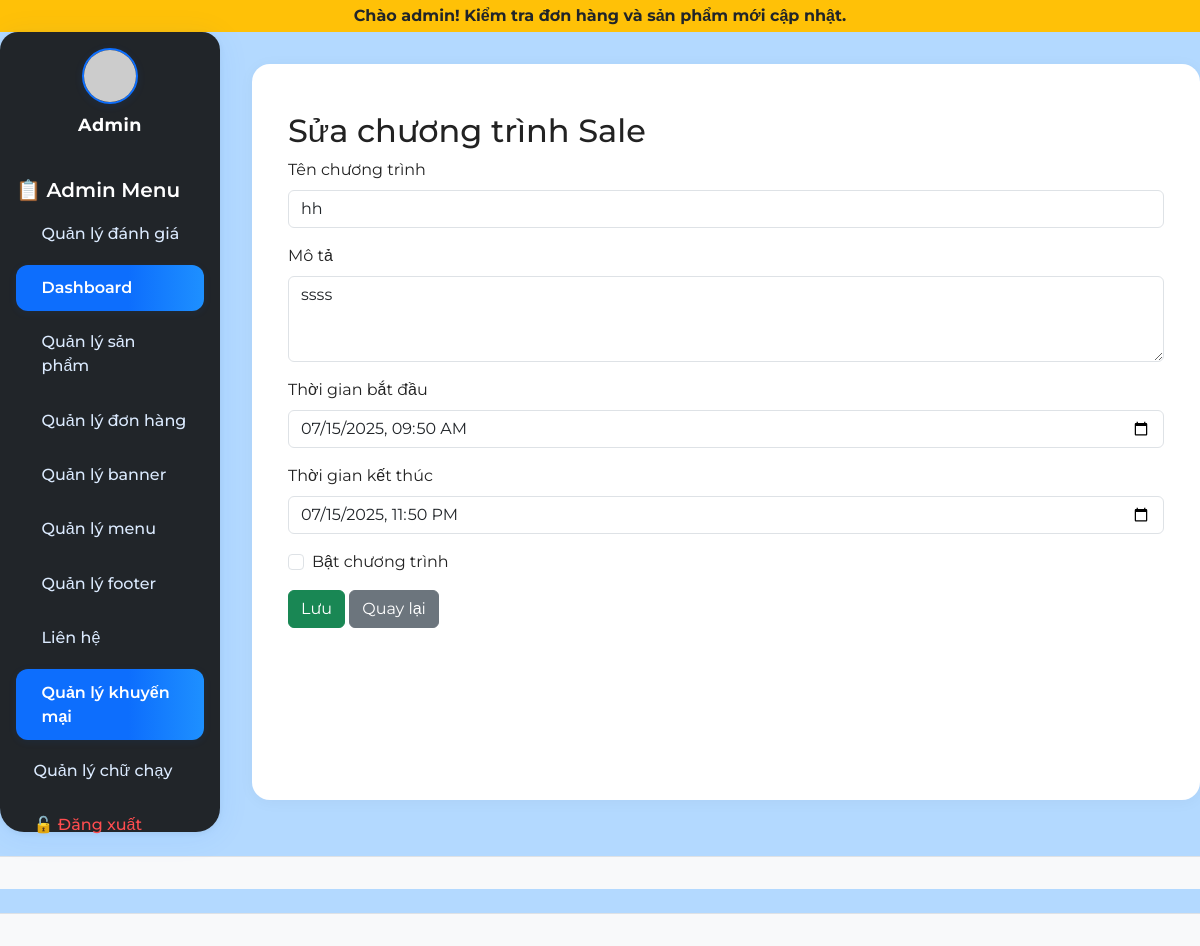
/admin/index.php?page=sale_edit&id=1 (signed in), run on the app's committed database.
### tables this page shows
CREATE TABLE `marquee` (
  `id` int(11) NOT NULL,
  `noidung` text NOT NULL,
  `trangthai` tinyint(4) DEFAULT 1,
  `vaitro` enum('admin','user') DEFAULT 'user',
  `ngaytao` datetime NOT NULL DEFAULT current_timestamp()
);

CREATE TABLE `menu_content` (
  `id` int(11) NOT NULL,
  `label` varchar(255) NOT NULL,
  `url` varchar(255) NOT NULL,
  `icon` varchar(64) DEFAULT NULL,
  `position` int(11) DEFAULT 0,
  `type` varchar(20) NOT NULL DEFAULT 'user',
  `parent_id` int(11) DEFAULT NULL
);

CREATE TABLE `sales` (
  `id` int(11) NOT NULL,
  `title` varchar(255) NOT NULL,
  `description` text DEFAULT NULL,
  `start_time` datetime DEFAULT NULL,
  `end_time` datetime DEFAULT NULL,
  `status` tinyint(4) DEFAULT 1
);

### admin/views/sale/edit.php (the view, shortened to what this page needs)
<?php
include(__DIR__ . '/../../../config/db.php');
$sale = null;
if (isset($_GET['id'])) {
    $sale_id = intval($_GET['id']);
    $result = mysqli_query($conn, "SELECT * FROM sales WHERE id = $sale_id");
    $sale = mysqli_fetch_assoc($result);
}
?>
<div class="container mt-4">
  <h2><?php echo isset($sale) ? 'Sửa' : 'Thêm'; ?> chương trình Sale</h2>
  <form method="post">
    <div class="mb-3">
      <label class="form-label">Tên chương trình</label>
      <input type="text" name="title" class="form-control" required value="<?php echo $sale['title'] ?? ''; ?>">
    </div>
    <div class="mb-3">
      <label class="form-label">Mô tả</label>
      <textarea name="description" class="form-control" rows="3"><?php echo $sale['description'] ?? ''; ?></textarea>
    </div>
    <div class="mb-3">
      <label class="form-label">Thời gian bắt đầu</label>
      <input type="datetime-local" name="start_time" class="form-control" required value="<?php echo isset($sale['start_time']) ? date('Y-m-d\TH:i', strtotime($sale['start_time'])) : ''; ?>">
    </div>
    <div class="mb-3">
      <label class="form-label">Thời gian kết thúc</label>
      <input type="datetime-local" name="end_time" class="form-control" required value="<?php echo isset($sale['end_time']) ? date('Y-m-d\TH:i', strtotime($sale['end_time'])) : ''; ?>">
    </div>
    <div class="mb-3 form-check">
      <input type="checkbox" name="status" class="form-check-input" id="status" <?php echo (isset($sale['status']) && $sale['status']) ? 'checked' : ''; ?>>
      <label class="form-check-label" for="status">Bật chương trình</label>
    </div>
    <button type="submit" class="btn btn-success">Lưu</button>
    <a href="index.php?controller=sale&action=index" class="btn btn-secondary">Quay lại</a>
  </form>
</div>
<?php include(__DIR__ . '/../layout/footer.php'); ?>

### admin/views/layout/header.php (shortened to what this page needs)
<!DOCTYPE html>
<html lang="vi">
<head>
  <link href="https://cdn.jsdelivr.net/npm/bootstrap@5.3.0/dist/css/bootstrap.min.css" rel="stylesheet">
  <link rel="stylesheet" href="../public/assets/css/admin.css">
</head>
<body>
<?php
include __DIR__ . '/../../../config/db.php';
$query = "SELECT * FROM marquee WHERE trangthai = 1 AND vaitro = 'admin' ORDER BY id DESC LIMIT 1";
$marquees = mysqli_query($conn, $query);
if ($row = mysqli_fetch_assoc($marquees)) {
  echo '<div class="bg-warning text-dark py-1 text-center fw-bold">';
  echo '<marquee behavior="scroll" direction="left">' . htmlspecialchars($row['noidung']) . '</marquee>';
  echo '</div>';
}

### admin/views/layout/sidebar.php (shortened to what this page needs)
<div class="d-flex">
  <nav class="bg-dark text-white p-3" style="width: 220px; height: 100vh;">
    <div class="admin-avatar">
      <img src="https://ui-avatars.com/api/?name=Admin&background=0d6efd&color=fff&size=128" alt="Admin Avatar">
      <div class="admin-name">Admin</div>
    </div>
    <h5 style="font-weight:600; color:#fff;">📋 Admin Menu</h5>
    <ul class="nav flex-column">
      <li class="nav-item">
        <a class="nav-link text-white" href="index.php?page=danhgia_admin">
          <i class="bi bi-star-fill text-warning"></i> Quản lý đánh giá
        </a>
      </li>
      <?php
      include __DIR__ . '/../../../config/db.php';
      $menu_type = 'admin';
      $menu_sql = "SELECT * FROM menu_content WHERE type='$menu_type' ORDER BY position ASC, id ASC";
      $menu_result = mysqli_query($conn, $menu_sql);
      $menus = [];
      while ($m = mysqli_fetch_assoc($menu_result)) $menus[] = $m;
      function buildMenuTreeSidebar($menus, $parent_id = null) {
          $branch = [];
          foreach ($menus as $menu) {
              if ($menu['parent_id'] == $parent_id) {
                  $children = buildMenuTreeSidebar($menus, $menu['id']);
                  $branch[] = $menu;
              }
          }
          return $branch;
      }
      $menu_tree = buildMenuTreeSidebar($menus);
      foreach ($menu_tree as $menu):
          if (!empty($menu['children'])): ?>
              <li class="nav-item dropdown">
                <a class="nav-link text-white dropdown-toggle" href="<?php echo htmlspecialchars($menu['url']); ?>" id="sidebar-menu-<?php echo $menu['id']; ?>" role="button" data-bs-toggle="dropdown" aria-expanded="false">
                  <?php if ($menu['icon']): ?><i class="<?php echo htmlspecialchars($menu['icon']); ?>"></i> <?php endif; ?>
                  <?php echo htmlspecialchars($menu['label']); ?>
                </a>
                <ul class="dropdown-menu bg-dark border-0" aria-labelledby="sidebar-menu-<?php echo $menu['id']; ?>">
                  <?php foreach ($menu['children'] as $child): ?>
                    <li>
                      <a class="dropdown-item text-white bg-dark" href="<?php echo htmlspecialchars($child['url']); ?>">
                        <?php if ($child['icon']): ?><i class="<?php echo htmlspecialchars($child['icon']); ?>"></i> <?php endif; ?>
                        <?php echo htmlspecialchars($child['label']); ?>
                      </a>
                    </li>
                  <?php endforeach; ?>
                </ul>
              </li>
          <?php else: ?>
              <li class="nav-item">
                <a class="nav-link text-white" href="<?php echo htmlspecialchars($menu['url']); ?>">
                  <?php echo htmlspecialchars($menu['label']); ?>
                </a>
              </li>
          <?php endif;
      endforeach;
      ?>
      <li class="nav-item">
        <a class="nav-link text-danger" href="logout.php">🔓 Đăng xuất</a>
      </li>
    </ul>
  </nav>
  <main class="p-4" style="flex-grow: 1;">

### public/assets/css/admin.css (style rules this page uses)
body { font-family: 'Montserrat', 'Roboto', Arial, sans-serif; background: #b3d9ff; color: #222; font-size: 16px; }
nav.bg-dark { border-radius: 18px 18px 24px 24px; box-shadow: 0 4px 32px rgba(13,110,253,0.08), 0 1.5px 6px rgba(0,0,0,0.06); min-height: 100vh; min-width: 220px; padding-top: 2.5rem; position: relative; transition: all .2s; }
.admin-avatar { display: flex; align-items: center; margin-bottom: 2.5rem; flex-direction: column; }
.admin-avatar img { width: 56px; height: 56px; border-radius: 50%; object-fit: cover; margin-bottom: 0.5rem; border: 2.5px solid #0d6efd; box-shadow: 0 2px 8px rgba(13,110,253,0.10); }
.admin-avatar .admin-name { font-weight: 700; color: #fff; font-size: 1.1rem; letter-spacing: 0.5px; }
.nav.flex-column .nav-item { margin-bottom: 0.5rem; }
.nav-link { color: #dbeafe !important; font-weight: 500; border-radius: 12px; padding: 0.7em 1.1em; transition: background .16s, color .16s; display: flex; align-items: center; gap: 8px; }
.nav-link.active, .nav-link:focus, .nav-link:hover { background: linear-gradient(90deg, #0d6efd 60%, #1e90ff 100%); color: #fff !important; box-shadow: 0 2px 8px rgba(13,110,253,0.08); font-weight: 600; }
.nav-link.text-danger { background: none !important; color: #ff4d4f !important; }
main.p-4 { background: #fff; border-radius: 18px; box-shadow: 0 2px 16px rgba(0,0,0,0.04); margin: 2rem 0 2rem 2rem; min-height: 90vh; }

### data on the page
marquee: noidung "Chào admin! Kiểm tra đơn hàng và sản phẩm mới cập nhật."
menu_content: label "Dashboard"
menu_content: label "Quản lý sản phẩm"
menu_content: label "Quản lý đơn hàng"
menu_content: label "Quản lý banner"
menu_content: label "Quản lý menu"
menu_content: label "Quản lý footer"
menu_content: label "Liên hệ"
menu_content: label "Quản lý khuyến mại"
menu_content: label "Quản lý chữ chạy"
sales: title "hh", description "ssss", start_time "07/15/2025 09:50", end_time "07/15/2025 23:50"
